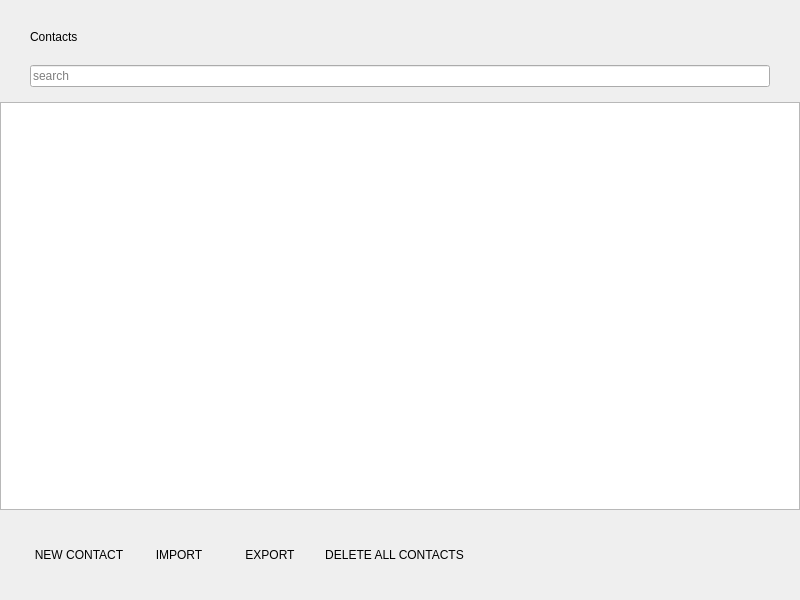
<?xml version="1.0" encoding="UTF-8"?>
<ui version="4.0">
 <class>PeopleWidget</class>
 <widget class="QWidget" name="PeopleWidget">
  <property name="geometry">
   <rect>
    <x>0</x>
    <y>0</y>
    <width>800</width>
    <height>600</height>
   </rect>
  </property>
  <property name="qss_tags" stdset="0">
   <stringlist notr="true">
    <string>xlet_frame</string>
   </stringlist>
  </property>
  <layout class="QVBoxLayout" name="verticalLayout">
   <property name="leftMargin">
    <number>0</number>
   </property>
   <property name="topMargin">
    <number>0</number>
   </property>
   <property name="rightMargin">
    <number>0</number>
   </property>
   <property name="bottomMargin">
    <number>0</number>
   </property>
   <item>
    <layout class="QVBoxLayout" name="header_layout">
     <property name="spacing">
      <number>0</number>
     </property>
     <property name="leftMargin">
      <number>30</number>
     </property>
     <property name="topMargin">
      <number>30</number>
     </property>
     <property name="bottomMargin">
      <number>0</number>
     </property>
     <item>
      <widget class="QLabel" name="title">
       <property name="maximumSize">
        <size>
         <width>16777215</width>
         <height>16777215</height>
        </size>
       </property>
       <property name="text">
        <string>Contacts</string>
       </property>
       <property name="indent">
        <number>0</number>
       </property>
       <property name="qss_tags" stdset="0">
        <stringlist notr="true">
         <string>xlet_h1</string>
        </stringlist>
       </property>
      </widget>
     </item>
     <item>
      <widget class="HorizontalMenu" name="menu" native="true"/>
     </item>
    </layout>
   </item>
   <item>
    <layout class="QVBoxLayout" name="body_layout">
     <property name="spacing">
      <number>0</number>
     </property>
     <property name="topMargin">
      <number>15</number>
     </property>
     <item>
      <layout class="QHBoxLayout" name="horizontalLayout">
       <property name="spacing">
        <number>0</number>
       </property>
       <property name="leftMargin">
        <number>30</number>
       </property>
       <property name="rightMargin">
        <number>30</number>
       </property>
       <property name="bottomMargin">
        <number>15</number>
       </property>
       <item>
        <widget class="QLineEdit" name="entry_filter">
         <property name="font">
          <font>
           <family>Liberation Sans</family>
           <pointsize>9</pointsize>
          </font>
         </property>
         <property name="text">
          <string notr="true"/>
         </property>
         <property name="placeholderText">
          <string>search</string>
         </property>
         <property name="qss_tags" stdset="0">
          <stringlist notr="true">
           <string>styled</string>
          </stringlist>
         </property>
        </widget>
       </item>
      </layout>
     </item>
     <item>
      <widget class="PeopleEntryView" name="entry_table"/>
     </item>
     <item>
      <layout class="QHBoxLayout" name="horizontalLayout_2">
       <property name="spacing">
        <number>11</number>
       </property>
       <property name="leftMargin">
        <number>30</number>
       </property>
       <property name="rightMargin">
        <number>30</number>
       </property>
       <item>
        <widget class="QPushButton" name="new_contact_button">
         <property name="text">
          <string>NEW CONTACT</string>
         </property>
         <property name="flat">
          <bool>true</bool>
         </property>
         <property name="qss_tags" stdset="0">
          <stringlist notr="true">
           <string>orange</string>
           <string>styled</string>
          </stringlist>
         </property>
        </widget>
       </item>
       <item>
        <widget class="QPushButton" name="import_button">
         <property name="text">
          <string>IMPORT</string>
         </property>
         <property name="flat">
          <bool>true</bool>
         </property>
         <property name="qss_tags" stdset="0">
          <stringlist notr="true">
           <string>orange</string>
           <string>styled</string>
          </stringlist>
         </property>
        </widget>
       </item>
       <item>
        <widget class="QPushButton" name="export_button">
         <property name="text">
          <string>EXPORT</string>
         </property>
         <property name="flat">
          <bool>true</bool>
         </property>
         <property name="qss_tags" stdset="0">
          <stringlist notr="true">
           <string>orange</string>
           <string>styled</string>
          </stringlist>
         </property>
        </widget>
       </item>
       <item>
        <widget class="QPushButton" name="purge_contacts_button">
         <property name="text">
          <string>DELETE ALL CONTACTS</string>
         </property>
         <property name="flat">
          <bool>true</bool>
         </property>
         <property name="qss_tags" stdset="0">
          <stringlist notr="true">
           <string>orange</string>
           <string>styled</string>
          </stringlist>
         </property>
        </widget>
       </item>
       <item>
        <spacer name="horizontalSpacer">
         <property name="orientation">
          <enum>Qt::Horizontal</enum>
         </property>
         <property name="sizeHint" stdset="0">
          <size>
           <width>40</width>
           <height>20</height>
          </size>
         </property>
        </spacer>
       </item>
       <item>
        <widget class="QLabel" name="status_icon">
         <property name="text">
          <string notr="true"/>
         </property>
        </widget>
       </item>
       <item>
        <spacer name="verticalSpacer">
         <property name="orientation">
          <enum>Qt::Vertical</enum>
         </property>
         <property name="sizeType">
          <enum>QSizePolicy::Fixed</enum>
         </property>
         <property name="sizeHint" stdset="0">
          <size>
           <width>20</width>
           <height>90</height>
          </size>
         </property>
        </spacer>
       </item>
      </layout>
     </item>
    </layout>
   </item>
  </layout>
 </widget>
 <customwidgets>
  <customwidget>
   <class>HorizontalMenu</class>
   <extends>QWidget</extends>
   <header location="global">xletlib/horizontal_menu.h</header>
   <container>1</container>
  </customwidget>
  <customwidget>
   <class>PeopleEntryView</class>
   <extends>QTableView</extends>
   <header location="global">xlets/people/people_entry_view.h</header>
  </customwidget>
 </customwidgets>
 <resources>
  <include location="../../../wazoclient.qrc"/>
 </resources>
 <connections/>
</ui>
